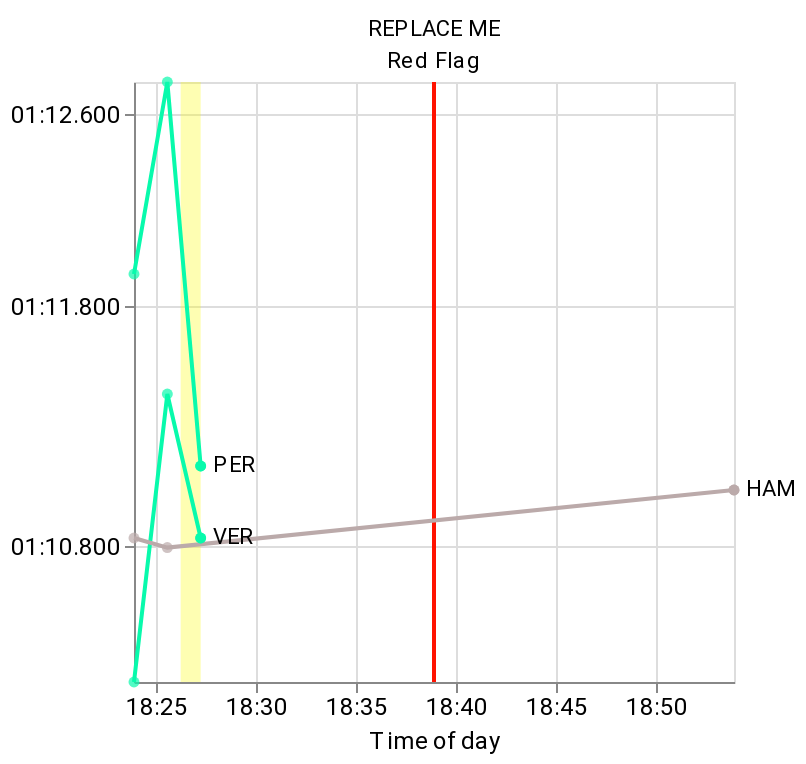

Express this chart as Vega-Lite.
### Vega-Lite specification from a JSON file in a GitHub repository (floating-point values rounded to 4 significant figures)
{"$schema": "https://vega.github.io/schema/vega-lite/v5.json", "datasets": {"driver_data": [{"ts": 1665167034500, "n": "VER", "t": "1:10.234", "c": "#08faac"}, {"ts": 1665167134500, "n": "VER", "t": "1:11.434", "c": "#08faac"}, {"ts": 1665167234500, "n": "VER", "t": "1:10.834", "c": "#08faac"}, {"ts": 1665167034500, "n": "PER", "t": "1:11.934", "c": "#08faac"}, {"ts": 1665167134500, "n": "PER", "t": "1:12.734", "c": "#08faac"}, {"ts": 1665167234500, "n": "PER", "t": "1:11.134", "c": "#08faac"}, {"ts": 1665167034500, "n": "HAM", "t": "1:10.834", "c": "#BBAAAA"}, {"ts": 1665167134500, "n": "HAM", "t": "1:10.794", "c": "#BBAAAA"}, {"ts": 1665168834500, "n": "HAM", "t": "1:11.034", "c": "#BBAAAA"}], "track_data": [{"ts_from": 1665167174500, "ts_to": 1665167234500, "lap_from": null, "lap_to": null, "status": "VSC", "type": "interval"}, {"ts_from": 1665167934500, "ts_to": null, "lap_from": null, "lap_to": null, "status": "Red Flag", "type": "instant"}]}, "data": {"name": "driver_data", "format": {"parse": {"t": "date:'%M:%S.%L'"}}}, "encoding": {"detail": {"field": "n", "type": "nominal"}, "color": {"field": "c", "type": "nominal", "legend": null, "scale": null}}, "layer": [{"data": {"name": "track_data"}, "transform": [{"calculate": "(datum.ts_from + datum.ts_to) / 2", "as": "ts_center"}], "layer": [{"comment": "Highlight SC and VSC", "mark": {"type": "rect", "opacity": 0.3}, "encoding": {"x": {"field": "ts_from", "type": "temporal"}, "x2": {"field": "ts_to"}, "color": {"value": "#fcfc00"}}, "transform": [{"filter": "datum.type == 'interval'"}]}, {"comment": "Label red flags", "mark": {"type": "text", "align": "center", "baseline": "bottom", "dy": {"expr": "-(height/2) - 5"}}, "encoding": {"text": {"field": "status"}, "color": {"value": "black"}, "x": {"field": "ts_from", "type": "temporal"}}, "transform": [{"filter": "datum.type == 'instant'"}]}, {"comment": "Vertical line for red flags", "mark": {"type": "rule", "strokeWidth": 2}, "encoding": {"text": {"field": "status"}, "color": {"value": "#ff1200"}, "x": {"field": "ts_from", "type": "temporal"}}, "transform": [{"filter": "datum.type == 'instant'"}]}]}, {"comment": "Lap time line graph", "encoding": {"x": {"field": "ts", "type": "temporal", "title": "Time of day", "axis": {"format": "%H:%M"}}, "y": {"field": "t", "type": "temporal", "sort": null, "title": null, "axis": {"format": "%M:%S.%L"}}}, "layer": [{"mark": {"type": "line"}}, {"mark": {"type": "circle"}}]}, {"comment": "Line labels", "encoding": {"x": {"aggregate": "max", "field": "ts", "type": "temporal"}, "y": {"aggregate": {"argmax": "ts"}, "field": "t", "type": "temporal"}}, "layer": [{"mark": {"type": "circle"}}, {"mark": {"type": "text", "align": "left", "dx": 6}, "encoding": {"text": {"field": "n"}, "color": {"value": "black"}}}]}], "config": {"background": "#FFFFFF00", "font": "Roboto", "title": {"fontSize": 16, "fontWeight": 500, "font": "Exo 2"}, "axis": {"labelFontSize": 12, "titleFontSize": 14, "titleFont": "Exo 2", "titleFontWeight": 500}}, "title": "REPLACE ME", "width": "container", "height": "container"}
